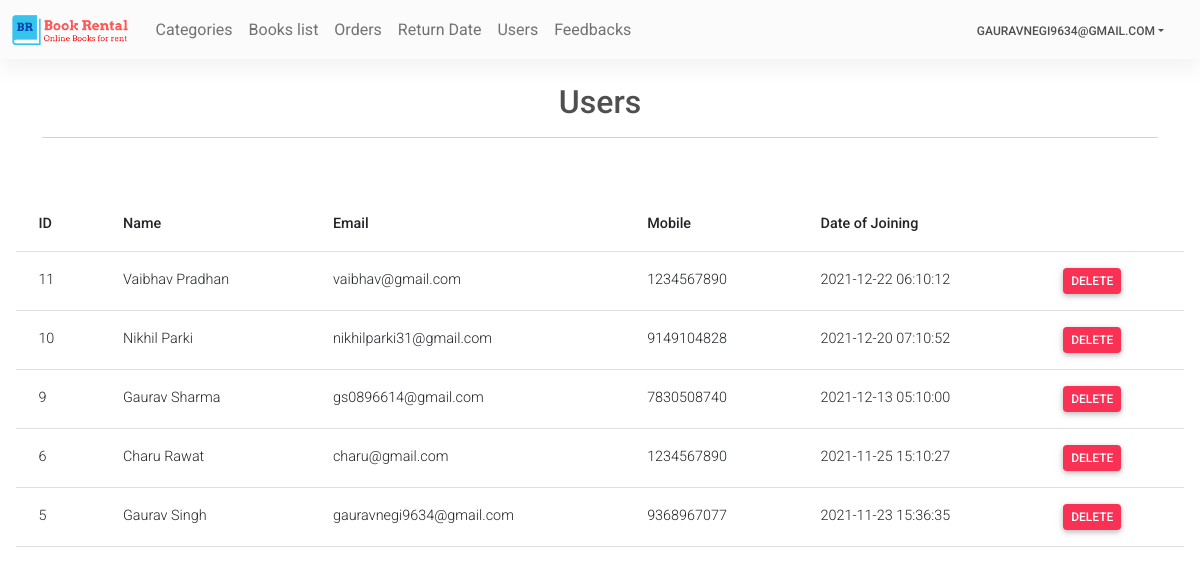
The app's page /Admin/users.php (signed in) with its own data.
### tables this page shows
CREATE TABLE `users` (
  `id` int(11) NOT NULL,
  `name` varchar(80) NOT NULL,
  `email` varchar(50) NOT NULL,
  `mobile` bigint(20) NOT NULL,
  `doj` datetime NOT NULL,
  `password` varchar(255) NOT NULL
);

### Admin/users.php (the view, shortened to what this page needs)
<?php
require('topNav.php');
$sql = "select * from users order by id desc";
$res = mysqli_query($con, $sql);
?>
<main>
    <div class="container pt-4">
        <h4 class="fs-2 text-center ">Users</h4>
        <hr>
        <br>
    </div>
    <div class="card-body">
        <table class="table">
            <thead>
                <tr>
                    <th>ID</th>
                    <th>Name</th>
                    <th>Email</th>
                    <th>Mobile</th>
                    <th>Date of Joining</th>
                    <th></th>
                </tr>
            </thead>
            <tbody>
                <?php
        while ($row = mysqli_fetch_assoc($res)) { ?>
                <tr>
                    <td> <?php echo $row['id'] ?> </td>
                    <td> <?php echo $row['name'] ?> </td>
                    <td> <?php echo $row['email'] ?> </td>
                    <td> <?php echo $row['mobile'] ?> </td>
                    <td> <?php echo $row['doj'] ?> </td>
                    <td> <?php echo "<a class='link-white btn btn-danger px-2 py-1' href='?type=delete&id=" . $row['id'] .
                    "'>Delete</a>"; ?>
                    </td>
                </tr>
                <?php } ?>
            </tbody>
        </table>
    </div>
</main>
</body>
</html>

### records on screen
users: id "11", name "Vaibhav Pradhan", email "vaibhav@gmail.com", mobile "1234567890", doj "2021-12-22 06:10:12"
users: id "10", name "Nikhil Parki", email "nikhilparki31@gmail.com", mobile "9149104828", doj "2021-12-20 07:10:52"
users: id "9", name "Gaurav Sharma", email "gs0896614@gmail.com", mobile "7830508740", doj "2021-12-13 05:10:00"
users: id "6", name "Charu Rawat", email "charu@gmail.com", mobile "1234567890", doj "2021-11-25 15:10:27"
users: id "5", name "Gaurav Singh", email "gauravnegi9634@gmail.com", mobile "9368967077", doj "2021-11-23 15:36:35"

### other values on screen
$userName "GAURAVNEGI9634@GMAIL.COM"
